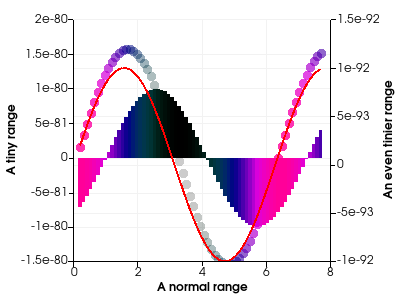

Python code for this plot:
#!/usr/bin/env python
# Demonstrate chart with scalar color mapping and opacity mapping disabled on bars.

import math

import vtkmodules.vtkInteractionStyle  # noqa: F401
import vtkmodules.vtkRenderingContextOpenGL2  # noqa: F401
import vtkmodules.vtkRenderingOpenGL2  # noqa: F401

from vtkmodules.vtkChartsCore import vtkAxis, vtkChartXY, vtkPlotBar, vtkPlotLine, vtkPlotPoints
from vtkmodules.vtkCommonCore import vtkDoubleArray, vtkLookupTable
from vtkmodules.vtkCommonDataModel import vtkTable
from vtkmodules.vtkRenderingContext2D import vtkContextActor, vtkPen
from vtkmodules.vtkRenderingCore import (
    vtkRenderWindow,
    vtkRenderWindowInteractor,
    vtkRenderer,
)

# Create a table with some points in it.
table = vtkTable()
arr_x = vtkDoubleArray()
arr_x.SetName("X")
table.AddColumn(arr_x)
arr_c = vtkDoubleArray()
arr_c.SetName("f1")
table.AddColumn(arr_c)
arr_s = vtkDoubleArray()
arr_s.SetName("f2")
table.AddColumn(arr_s)
arr_s2 = vtkDoubleArray()
arr_s2.SetName("f3")
table.AddColumn(arr_s2)
arr_color = vtkDoubleArray()
arr_color.SetName("color")
table.AddColumn(arr_color)

num_points = 69
inc = 7.5 / (num_points - 1)
table.SetNumberOfRows(num_points)
for i in range(num_points):
    x = i * inc + 0.2
    table.SetValue(i, 0, x)
    table.SetValue(i, 1, 1.0e-80 * (math.cos(x - 1.0) + math.sin(x - math.pi / 4.0)))
    table.SetValue(i, 2, 1.0e-80 * math.sin(x) * 1e-12)
    table.SetValue(i, 3, 1.0e-80 * math.sin(x - 1.0))
    table.SetValue(i, 4, math.cos(i * inc))

# Create a lookup table.
lut = vtkLookupTable()
lut.SetValueRange(0.0, 1.0)
lut.SetSaturationRange(1.0, 1.0)
lut.SetHueRange(0.4, 0.9)
lut.SetAlphaRange(0.2, 0.8)
lut.SetRange(-1.0, 1.0)
lut.SetRampToLinear()
lut.Build()

# Set up a chart.
chart = vtkChartXY()

points = vtkPlotPoints()
chart.AddPlot(points)
points.SetInputData(table, 0, 1)
points.SetMarkerSize(10.0)
points.ScalarVisibilityOn()
points.SelectColorArray("color")
points.SetLookupTable(lut)

line = vtkPlotLine()
chart.AddPlot(line)
line.SetInputData(table, 0, 2)
line.SetColorF(1.0, 0.0, 0.0)
chart.SetPlotCorner(line, 1)

bar = vtkPlotBar()
chart.AddPlot(bar)
bar.SetInputData(table, 0, 3)
bar.ScalarVisibilityOn()
bar.SelectColorArray("color")
bar.SetLookupTable(lut)
bar.EnableOpacityMappingOff()
bar.GetPen().SetLineType(vtkPen.NO_PEN)

chart.GetAxis(vtkAxis.LEFT).SetTitle("A tiny range")
chart.GetAxis(vtkAxis.BOTTOM).SetTitle("A normal range")
chart.GetAxis(vtkAxis.RIGHT).SetTitle("An even tinier range")
chart.SetBarWidthFraction(1.0)

# Context actor and scene wiring.
context_actor = vtkContextActor()
context_actor.GetScene().AddItem(chart)

# Renderer
renderer = vtkRenderer()
renderer.SetBackground(1.0, 1.0, 1.0)
context_actor.GetScene().SetRenderer(renderer)
renderer.AddActor(context_actor)

# Window
render_window = vtkRenderWindow()
render_window.SetSize(400, 300)
render_window.SetMultiSamples(0)
render_window.AddRenderer(renderer)
render_window.SetWindowName("chart double colors opaque")

# Interactor
interactor = vtkRenderWindowInteractor()
interactor.SetRenderWindow(render_window)

interactor.Initialize()
interactor.Start()
